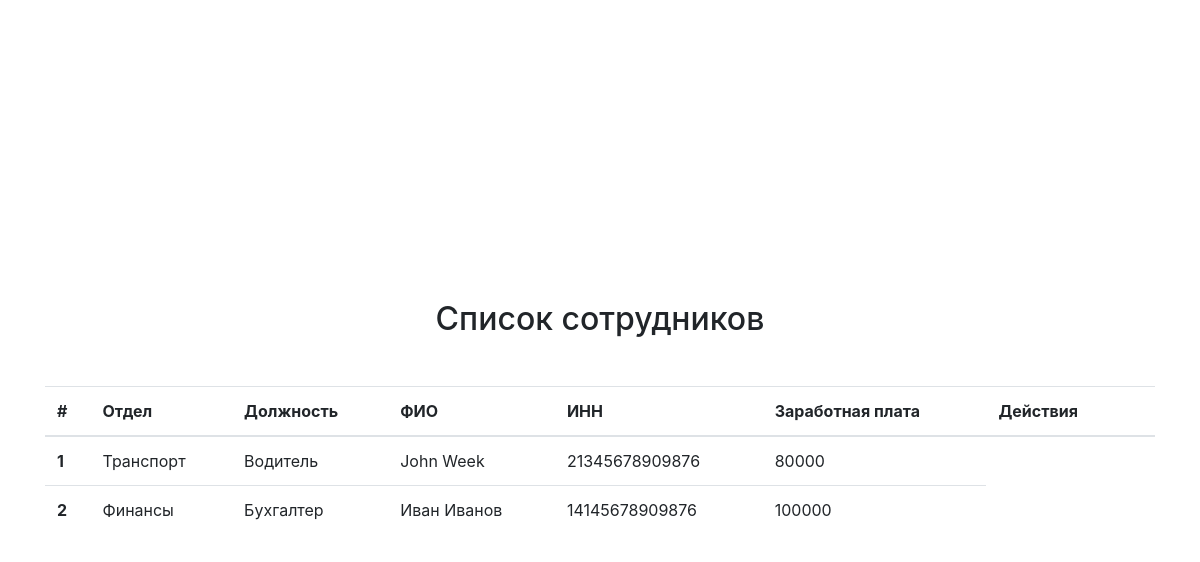
The page / on the database its author committed.
### app/models.py (models this page shows)
class Employee(db.Model):
    id = db.Column(db.Integer, primary_key=True)
    name = db.Column(db.String(30))
    inn = db.Column(db.String, unique=True, nullable=False)
    position = db.relationship('Position', backref=db.backref('employees', lazy='dynamic'))
    position_id = db.Column(db.Integer, db.ForeignKey('position.id'))

class Position(db.Model):
    id = db.Column(db.Integer, primary_key=True)
    name = db.Column(db.String)
    department = db.Column(db.String, unique=True, nullable=False)
    wage = db.Column(db.Integer)

### app/views.py (the view)
def index():
    employees = Employee.query.all()
    return render_template('index.html', employees=employees)

### app/templates/index.html (shortened to what this page needs)
{% extends 'base.html' %}
{% block content %}
    <h2 class="mb-5 text-center">Список сотрудников</h2>
    <table class="table table-hover">
      <thead>
        <tr>
          <th scope="col">#</th>
          <th scope="col">Отдел</th>
          <th scope="col">Должность</th>
          <th scope="col">ФИО</th>
          <th scope="col">ИНН</th>
          <th scope="col">Заработная плата</th>
          <th scope="col">Действия</th>
          <th></th>
        </tr>
      </thead>
      <tbody>
        {% for employee in employees %}
        <tr>
          <th scope="row">{{ employee.id }}</th>
          <td>{{ employee.position.department }}</td>
          <td>{{ employee.position.name }}</td>
          <td>{{ employee.name }}</td>
          <td>{{ employee.inn }}</td>
          <td>{{ employee.position.wage }}</td>
        </tr>
        {% endfor %}
      </tbody>
    </table>
{% endblock %}

### app/templates/base.html (shortened to what this page needs)
<!doctype html>
<html lang="en">
  <head>
    <link rel="stylesheet" href="https://cdn.jsdelivr.net/npm/bootstrap@4.6.2/dist/css/bootstrap.min.css">
  </head>
  <body>
  <div class="container">
    <div class="template"></div>
    {% block content %}
    {% endblock %}
  </div>
  </body>
</html>

### app/templates/base.html (style rules this page uses)
.template { height: 300px; }

### rows shown on the page
Employee: id "1", position.department "Транспорт", position.name "Водитель", name "John Week", inn "21345678909876", position.wage "80000"
Employee: id "2", position.department "Финансы", position.name "Бухгалтер", name "Иван Иванов", inn "14145678909876", position.wage "100000"
